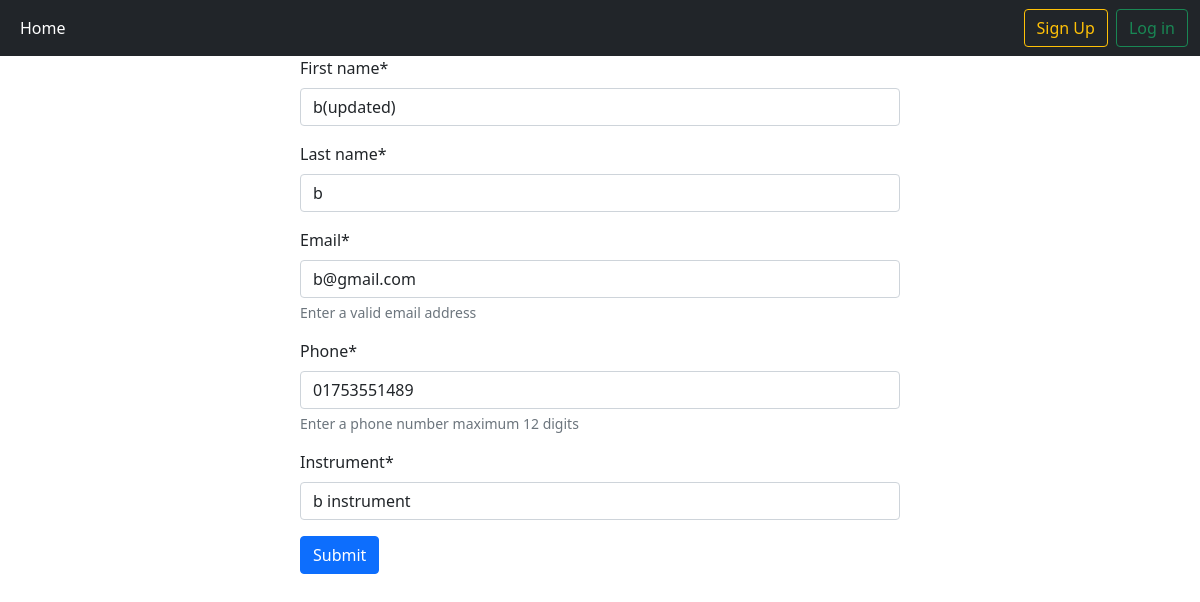
The app's page /person_edit/10 with its own data.
### first_app/models.py (models this page shows, shortened)
class MusicianModel(models.Model):
    first_name = models.CharField(max_length=30)
    last_name = models.CharField(max_length=30)
    email = models.EmailField(help_text='Enter a valid email address')
    phone = models.CharField(max_length=12 , help_text='Enter a phone number maximum 12 digits')
    instrument = models.CharField(max_length=30)

### first_app/views.py (the view)
# urls.py: path('person_edit/<int:id>', views.Edit_PersonCLass.as_view() , name= 'person_edit_page' ),
class Edit_PersonCLass(generic.UpdateView):
    model = MusicianModel
    form_class = MusicianForm
    template_name = 'person_edit.html'
    pk_url_kwarg = 'id'
    success_url = reverse_lazy('profile_page')

### first_app/forms.py
class MusicianForm(forms.ModelForm):
    class Meta:
        model = MusicianModel
        fields = '__all__'

### first_app/templates/person_edit.html (shortened to what this page needs)
{% extends "base.html" %}
{% load crispy_forms_tags %}
{% block content %}
   <form style="width: 50%; margin: auto;" method="POST">
    {{form | crispy }}
    <button type="submit" class="btn btn-primary">Submit</button>
   </form>
{% endblock content %}

### records on screen
MusicianModel: first_name "b(updated)", last_name "b", email "b@gmail.com", phone "01753551489", instrument "b instrument"
